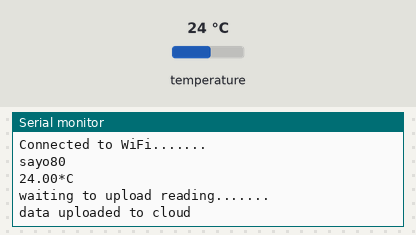
This sketch was run on a simulated ESP8266 (NodeMCU). On the bench: the last lines printed to the serial monitor. The test bench sets the inputs (shaded band); at power-on: temperature 24 °C. WiFi joins after 1.5 s; servers stay silent unless stated.

Above: at 2.7 s.
2.8 s: temperature set to 12 °C
At 3.77 s:
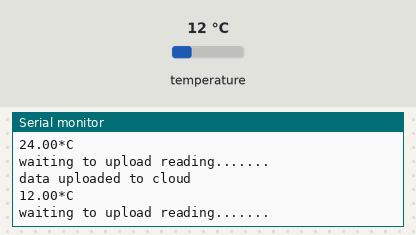
4.5 s: temperature set to 19 °C
At 5.7 s:
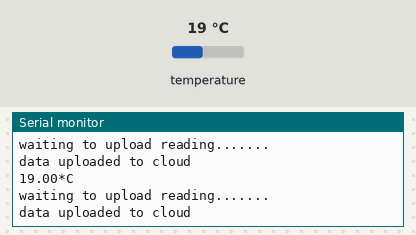
Timing chart, 0 to 7.5 s (numbered marks = the images above; inputs shaded):
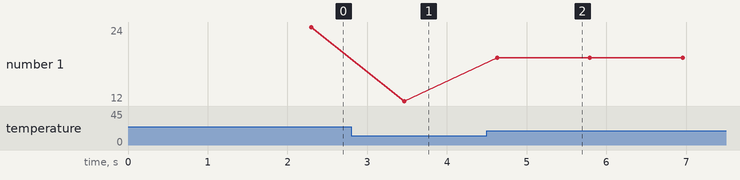

Measured:
- after the input at 2.8 s, the serial monitor: prints a new line after 0.66 s (image 1)
- after the input at 4.5 s, the serial monitor: prints a new line after 0.13 s (image 2)
- plotted number 1: 24 → 12 after the input at 2.8 s, 12 → 19 after the input at 4.5 s

The sketch:

minor_project.ino
```cpp
#include <ThingSpeak.h>
#include "ThingSpeak.h"
#include <DallasTemperature.h>
#include <OneWire.h>
#include<ESP8266WiFi.h>


const char ssid[] = "sayo80";
const char password[] = "Kiitsayanti#24";
unsigned long myChannelNumber =726155;
const char*myWriteAPIkey = "4UTCVV18A9H9U1SX ";

//float resolution =3.3/1023;
float temp;
WiFiClient client;

#define ONE_WIRE_BUS  5                      //D1 pin of nodemcu

OneWire oneWire(ONE_WIRE_BUS);

DallasTemperature DS18B20(&oneWire);            // Pass the oneWire reference to Dallas Temperature.
char tempCS[7];
void setup()
{

  //WiFi.disconnect();
  delay(10);
  Serial.begin(115200);
  Serial.println("Connecting to WiFi");
  WiFi.begin(ssid,password);

  Serial.println();
  Serial.println();


  while(WiFi.status()!=WL_CONNECTED)
        {
            delay(10);
            Serial.println(".");
            }

  Serial.println("");
  Serial.println("Connected to WiFi.......");
  Serial.println(ssid);
  Serial.println();
  ThingSpeak.begin(client);
  DS18B20.begin();


}
void getTemperature(){
  float tempC;

  do {
    DS18B20.requestTemperatures();
    float temp=DS18B20.getTempCByIndex(0);
    dtostrf(temp,2,2,tempCS);
    Serial.print(temp);
    Serial.println("*C");
    Serial.println();

    delay(100);
  }while(tempC==85.0 || tempC==(-127.0));

}

void loop()
{

 getTemperature();
  Serial.println("waiting to upload reading....... ");
  Serial.println();

  ThingSpeak.setField(1,tempCS);
  ThingSpeak.writeFields(myChannelNumber,myWriteAPIkey);

  Serial.println("data uploaded to cloud");
  Serial.println();
  Serial.println();

  //delay(1000);
}
```
